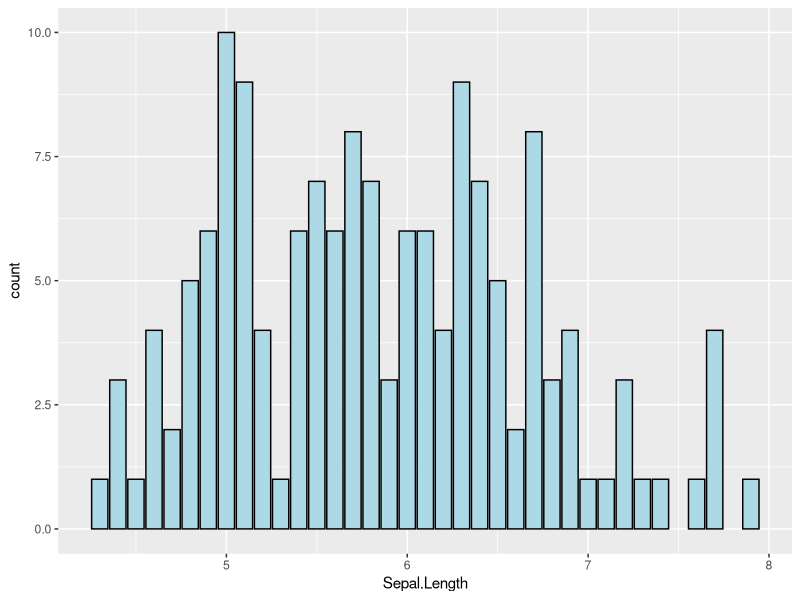
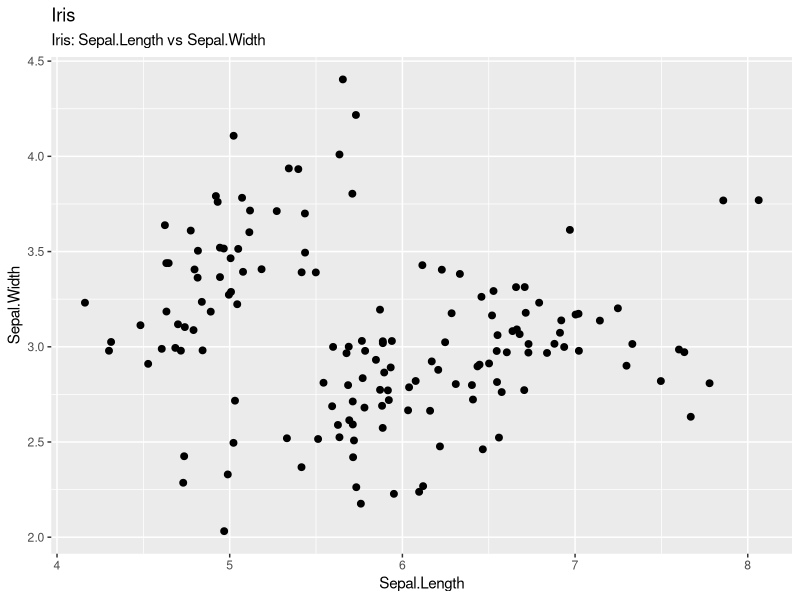
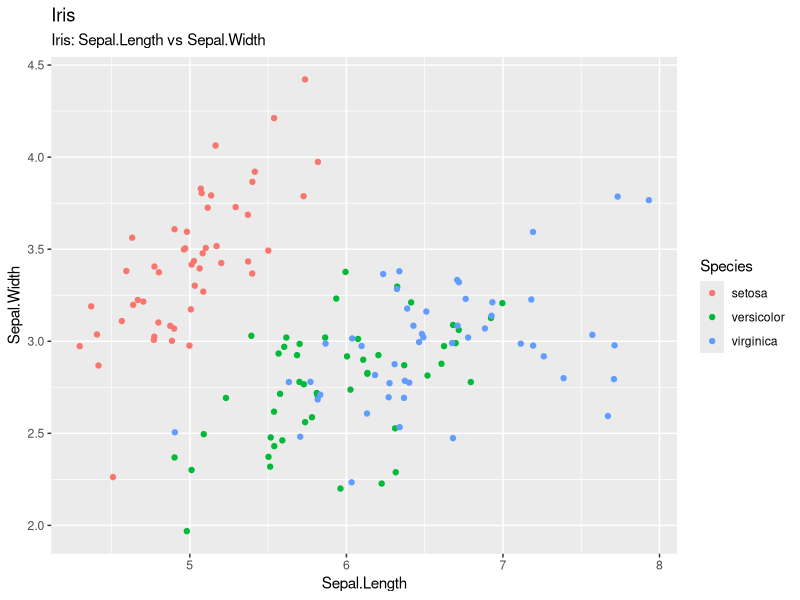
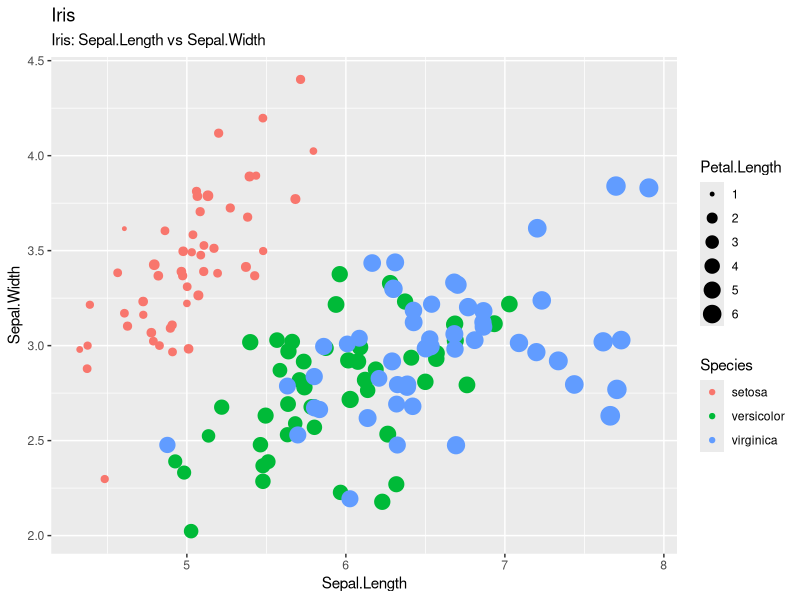

These figures' R source, in order:
library(ggplot2)

iris

ggplot(data = iris, aes(x = Sepal.Length)) +
  geom_bar(fill = "lightblue", colour = "black")

ggplot(data = iris, aes(Sepal.Length, Sepal.Width)) +
  geom_jitter(width = .25, size = 2) +
  labs(subtitle="Iris: Sepal.Length vs Sepal.Width", y = "Sepal.Width", x = "Sepal.Length", title = "Iris")

select_species <- iris[iris$Species %in% c("setosa", "versicolor", "virginica"), ]

g <- ggplot(iris, aes(Sepal.Length, Sepal.Width)) + 
  labs(subtitle="Iris: Sepal.Length vs Sepal.Width", title = "Iris")

g + geom_jitter(aes(col = Species))

g <- ggplot(iris, aes(Sepal.Length, Sepal.Width)) + 
  labs(subtitle="Iris: Sepal.Length vs Sepal.Width", title = "Iris")

g + geom_jitter(aes(col = Species, size = Petal.Length))


